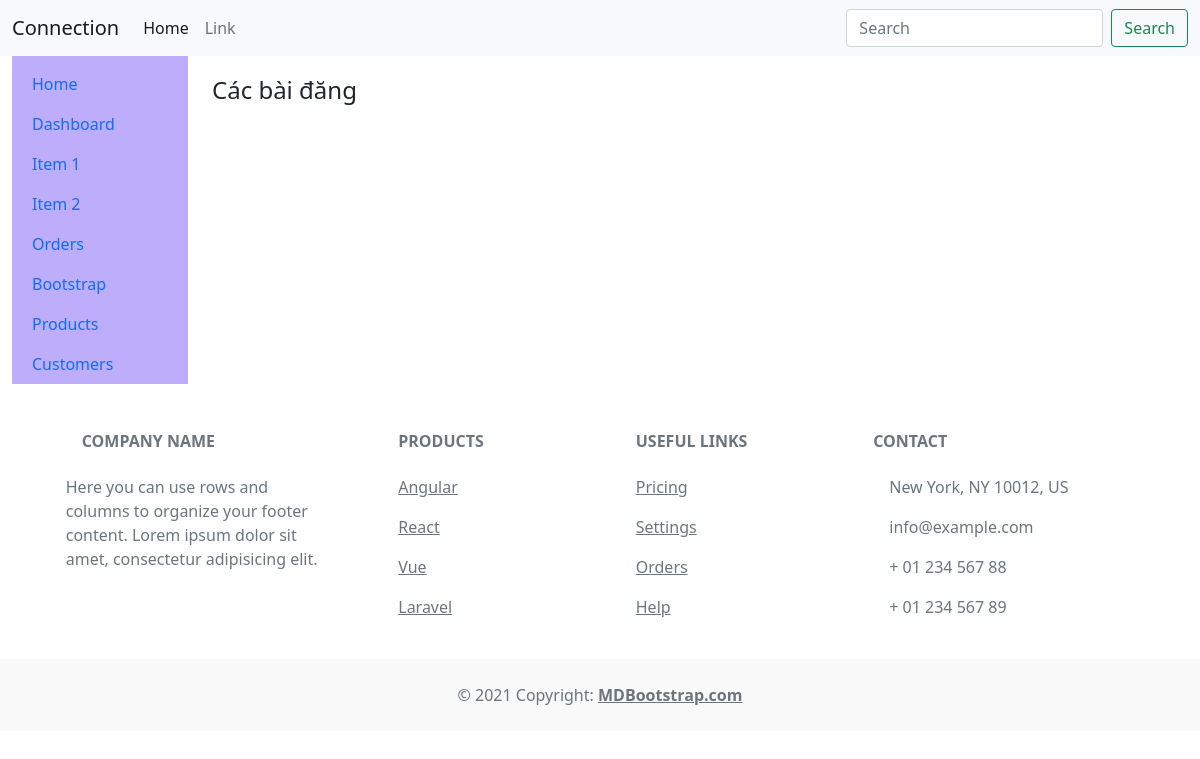
/, run on an earlier commit of the app's database.
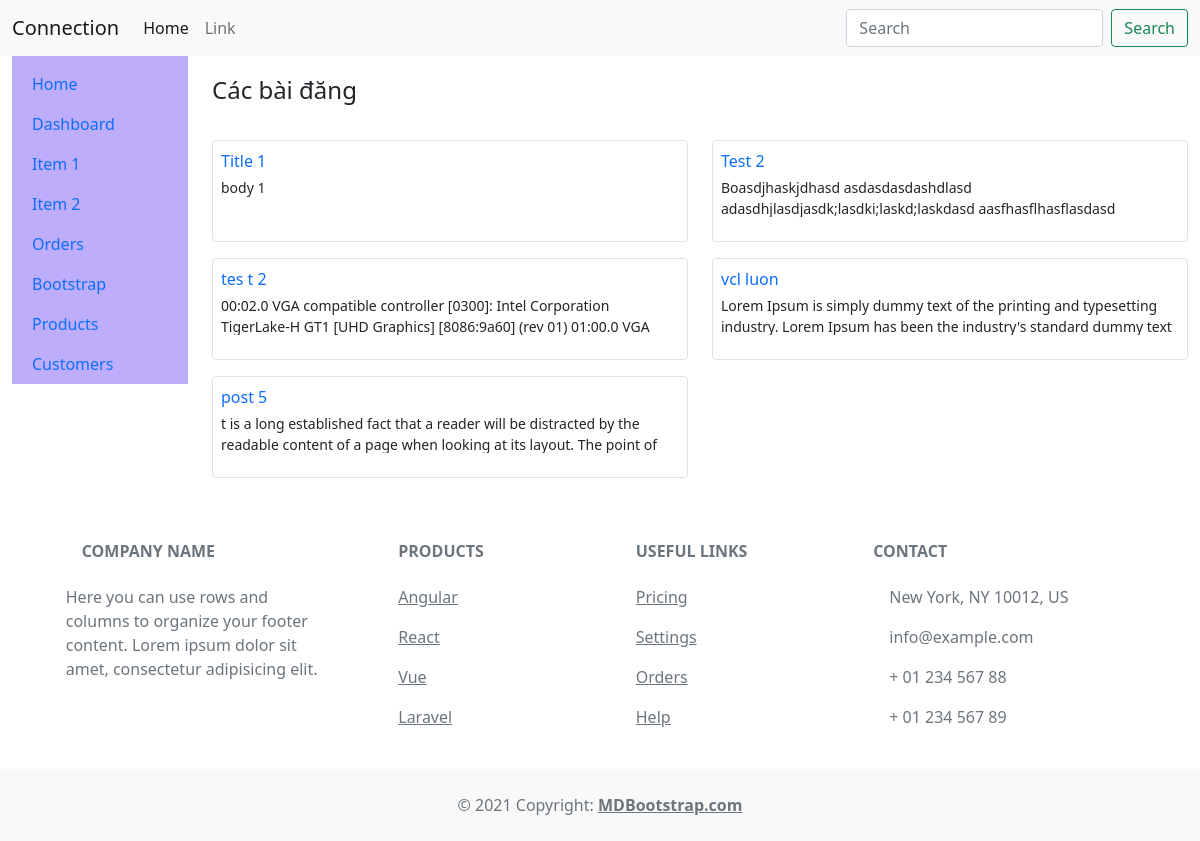
And on a later commit of the database.
### app/models.py (models this page shows)
class Post(models.Model):
    title = models.CharField(max_length=200)
    content = models.TextField()
    pub_date = models.DateTimeField(auto_now_add=True)

### app/views.py (the view)
# urls.py: path('', views.index, name="index"),
def index(req):
    posts = Post.objects.all()
    return render(req, 'app/index.html', {'posts': posts})

### templates/app/index.html
{% extends "components/base.html"%}
{% load static %}
{% block extrastyles %}
<link rel="stylesheet" type="text/css" href="{% static 'css/app.css' %}" />
{% endblock extrastyles %}
{% block content %}
<p class="fs-4">Các bài đăng</p>
<div class="row">
  {% for post in posts %}
  <div class="col-xl-6">
    <div class="border rounded p-2 mt-3">
      <div class="text-truncate mb-1">
        <a class="text-decoration-none" href="{% url 'post' id=post.id %}">{{ post.title }}</a>
      </div>
      <div>
        <p class="text-truncate text-sm text-wrap post-content">
          {{ post.content }}
        </p>
      </div>
    </div>
  </div>
  {% endfor %}
</div>
{% endblock content %}

### templates/components/base.html (shortened to what this page needs)
{% load static %}
<!DOCTYPE html>
<html lang="en">
  <head>
    <link
      href="https://cdn.jsdelivr.net/npm/bootstrap@5.0.2/dist/css/bootstrap.min.css"
      rel="stylesheet"
    />
    <link
      rel="stylesheet"
      type="text/css"
      href="{% static 'css/styles.css' %}"
    />
    {% block extrastyles %}{% endblock extrastyles %}
  </head>
  <body>
    {% include "components/navbar.html" %}
    <div class="container-fluid">
      <div class="row flex-nowrap">
        {% include "components/side.html" %}
        <div class="col-10 py-3">{% block content %}{% endblock content %}</div>
      </div>
    </div>
    {% include "components/footer.html" %}
  </body>
</html>

### templates/components/navbar.html (shortened to what this page needs)
<nav class="navbar navbar-expand-lg navbar-light bg-light">
  <div class="container-fluid">
    <a class="navbar-brand" href="{% url "index" %}">Connection</a>
    <div class="collapse navbar-collapse" id="navbarSupportedContent">
      <ul class="navbar-nav me-auto mb-2 mb-lg-0">
        <li class="nav-item">
          <a class="nav-link active" aria-current="page" href="#">Home</a>
        </li>
        <li class="nav-item">
          <a class="nav-link" href="#">Link</a>
        </li>
      </ul>
      <form class="d-flex">
        <input
          class="form-control me-2"
          type="search"
          placeholder="Search"
          aria-label="Search"
        />
        <button class="btn btn-outline-success" type="submit">Search</button>
      </form>
    </div>
  </div>
</nav>

### templates/components/side.html (shortened to what this page needs)
<div class="col-2">
  <div
    class="d-flex flex-column align-items-center align-items-sm-start px-3 pt-2 text-white"
    style="background-color: #BEADFA"
  >
    <ul
      class="nav nav-pills flex-column mb-sm-auto mb-0 align-items-center align-items-sm-start"
      id="menu"
    >
      <li class="nav-item">
        <a href="#" class="nav-link align-middle px-0">
          <span class="ms-1 d-none d-sm-inline">Home</span>
        </a>
      </li>
      <li>
        <a
          href="#submenu1"
          data-bs-toggle="collapse"
          class="nav-link px-0 align-middle"
        >
          <span class="ms-1 d-none d-sm-inline">Dashboard</span>
        </a>
        <ul
          class="collapse show nav flex-column ms-1"
          id="submenu1"
          data-bs-parent="#menu"
        >
          <li class="w-100">
            <a href="#" class="nav-link px-0">
              <span class="d-none d-sm-inline">Item</span> 1
            </a>
          </li>
          <li>
            <a href="#" class="nav-link px-0">
              <span class="d-none d-sm-inline">Item</span> 2
            </a>
          </li>
        </ul>
      </li>
      <li>
        <a href="#" class="nav-link px-0 align-middle">
          <span class="ms-1 d-none d-sm-inline">Orders</span></a
        >
      </li>
      <li>
        <a
          href="#submenu2"
          data-bs-toggle="collapse"
          class="nav-link px-0 align-middle"
        >
          <span class="ms-1 d-none d-sm-inline">Bootstrap</span></a
        >
      </li>
      <li>
        <a
          href="#submenu3"
          data-bs-toggle="collapse"
          class="nav-link px-0 align-middle"
        >
          <span class="ms-1 d-none d-sm-inline">Products</span>
        </a>
      </li>
      <li>
        <a href="#" class="nav-link px-0 align-middle">
          <span class="ms-1 d-none d-sm-inline">Customers</span>
        </a>
      </li>
    </ul>
  </div>
</div>

### templates/components/footer.html (shortened to what this page needs)
<footer class="text-center text-lg-start bg-white text-muted">
  <section class="">
    <div class="container text-center text-md-start mt-5">
      <div class="row mt-3">
        <div class="col-md-3 col-lg-4 col-xl-3 mx-auto mb-4">
          <h6 class="text-uppercase fw-bold mb-4">
            Company name
          </h6>
          <p>
            Here you can use rows and columns to organize your footer content.
            Lorem ipsum dolor sit amet, consectetur adipisicing elit.
          </p>
        </div>
        <div class="col-md-2 col-lg-2 col-xl-2 mx-auto mb-4">
          <h6 class="text-uppercase fw-bold mb-4">Products</h6>
          <p>
            <a href="#!" class="text-reset">Angular</a>
          </p>
          <p>
            <a href="#!" class="text-reset">React</a>
          </p>
          <p>
            <a href="#!" class="text-reset">Vue</a>
          </p>
          <p>
            <a href="#!" class="text-reset">Laravel</a>
          </p>
        </div>
        <div class="col-md-3 col-lg-2 col-xl-2 mx-auto mb-4">
          <h6 class="text-uppercase fw-bold mb-4">Useful links</h6>
          <p>
            <a href="#!" class="text-reset">Pricing</a>
          </p>
          <p>
            <a href="#!" class="text-reset">Settings</a>
          </p>
          <p>
            <a href="#!" class="text-reset">Orders</a>
          </p>
          <p>
            <a href="#!" class="text-reset">Help</a>
          </p>
        </div>
        <div class="col-md-4 col-lg-3 col-xl-3 mx-auto mb-md-0 mb-4">
          <h6 class="text-uppercase fw-bold mb-4">Contact</h6>
          <p>
             New York, NY 10012,
            US
          </p>
          <p>
            info@example.com
          </p>
          <p>
             + 01 234 567 88
          </p>
          <p>
             + 01 234 567 89
          </p>
        </div>
      </div>
    </div>
  </section>
  <div class="text-center p-4" style="background-color: rgba(0, 0, 0, 0.025)">
    © 2021 Copyright:
    <a class="text-reset fw-bold" href="https://mdbootstrap.com/"
      >MDBootstrap.com</a
    >
  </div>
</footer>

### static/css/styles.css (style rules this page uses)
.text-sm { font-size: 14px; }

### static/css/app.css (style rules this page uses)
.post-content { height: 40px; }

What changed in the data, as far as the page shows it:
added Post: title "Title 1", content "body 1"
added Post: title "Test 2", content "Boasdjhaskjdhasd asdasdasdashdlasd adasdhjlasdjasdk;lasdki;laskd;laskdasd aasfhasflhasflasdasd"
added Post: title "tes t 2", content "00:02.0 VGA compatible controller [0300]: Intel Corporation TigerLake-H GT1 [UHD Graphics] [8086:9a60] (rev 01) 01:00.0 VGA…"
added Post: title "vcl luon", content "Lorem Ipsum is simply dummy text of the printing and typesetting industry. Lorem Ipsum has been the industry's standard dummy text…"
added Post: title "post 5", content "t is a long established fact that a reader will be distracted by the readable content of a page when looking at its layout. The point of…"
